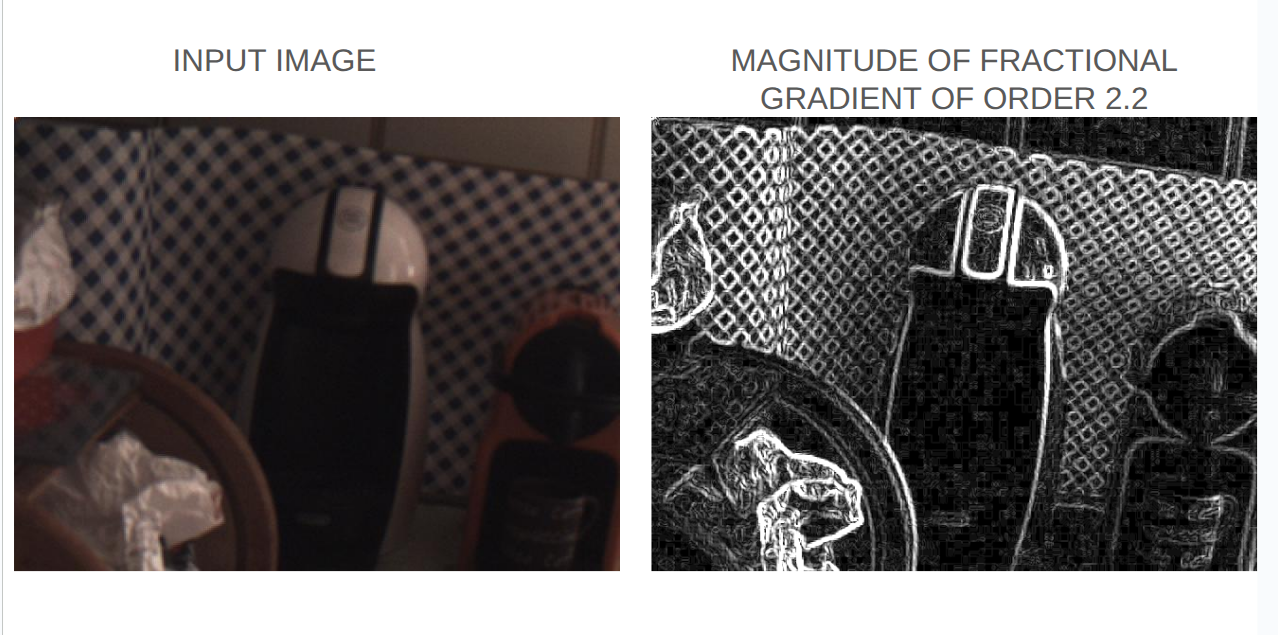
//> input picture example.png, 1278 x 635 px
$ ./fractionalGradient example.png 3 2   (built with g++ and OpenCV 4)
//> lines starting //> are read from the running program, lines starting //| are printed output that depends on the picture

#include <math.h>
#include <stdio.h>
#include <iostream>
#include <fstream>
#include <ctime>
#include <iomanip>

#include <opencv2/core.hpp>
#include <opencv2/highgui.hpp>
#include <opencv2/imgproc/imgproc.hpp>

using namespace std;
using namespace cv;


#define SAVE


// compute kernels for fractional gradient computation -- here the approximation proposed by

double Mnorm (double sigma)
{
  double M = 1 - sigma + sigma/tgamma(sigma);
  return M;
}


Mat
MP2_KernelX (double sigma)
{
  Mat k = Mat::zeros(3, 3, CV_64F);

  double nn = Mnorm(sigma)*tgamma(sigma);

  k.at<double>(0, 0) = (2*tgamma(sigma)*(1-sigma) + 1)/(2*nn);
  k.at<double>(0, 1) = pow(2, sigma-1)/nn;
  k.at<double>(0, 2) = (pow(3, sigma)-1)/(2*nn) ;

  k.at<double>(1, 0) = - (pow(4, sigma) -pow(2, sigma))/(2*nn);
  k.at<double>(1, 2) = -k.at<double>(1, 0);

  k.at<double>(2, 0) = -k.at<double>(0, 2);
  k.at<double>(2, 1) = -k.at<double>(0, 1);
  k.at<double>(2, 2) = -k.at<double>(0, 0);

  return k;
}


Mat
MP2_KernelY (double sigma)
{
  Mat k = Mat::zeros(3, 3, CV_64F);
  double nn = Mnorm(sigma)*tgamma(sigma);

  k.at<double>(0, 0) = -(pow(3, sigma)- 1)/(2*nn);
  k.at<double>(0, 1) = -(pow(4, sigma) - pow(2, sigma))/(2*nn);
  k.at<double>(0, 2) = (2*tgamma(sigma)*(1-sigma) + 1)/(2*nn);

  k.at<double>(1, 0) = -pow(2, sigma-1)/ nn;
  k.at<double>(1, 2) = -k.at<double>(1, 0);

  k.at<double>(2, 0) = -k.at<double>(0, 2);
  k.at<double>(2, 1) = -k.at<double>(0, 1);
  k.at<double>(2, 2) = -k.at<double>(0, 0);

  return k;
}


// show image with real values  (double) -- for visualization task image values are rescaled over [0:255]
void
ShowDoubleImage (Mat dimage, int key)
{
  int    rows = dimage.rows, cols = dimage.cols;
  int    r, c, v;
  double x, range;
  Mat    image;
  double max = -65537;
  double min = -max;

  for(r = 0; r < rows; ++r)
    for(c = 0; c < cols; ++c)
      {
	if(dimage.at<double>(r, c) > max)
	  max = dimage.at<double>(r, c);

	if(dimage.at<double>(r, c) < min)
	  min = dimage.at<double>(r, c);
      }
  range = max - min;

  image.create(rows, cols, 0);

  for(r = 0; r < rows; ++r)
    for(c = 0; c < cols; ++c)
      {
	x = (dimage.at<double>(r, c) - min)/range;
	v = (int)(x*255.0);
	image.at<uchar>(r, c) = v;
      }


 namedWindow("image (double) ", WINDOW_NORMAL);
 imshow("image (double) ", image);
 waitKey(key);


 return;
}

// compute magnitude of fractional gradient with L-infty norm

Mat
ComputeMagnitudeLinf (Mat x, Mat y)
{
  int r, c, nr = x.rows, nc = y.cols;
  Mat m = Mat::zeros(nr, nc, CV_64F);

  for(r = 0; r < nr; ++r)
    for(c = 0; c < nc; ++c)
      {
	m.at<double>(r, c) = abs(x.at<double>(r, c));
	m.at<double>(r, c) = max(m.at<double>(r, c),  abs(y.at<double>(r, c)));
        if(m.at<double>(r, c) > 255)
	   m.at<double>(r, c) = 255;
      }
  return m;
}

/*************************** MAIN PROGRAM *************************************************/

int
main (int argc, char* argv[])
{
  Mat    ima = imread(argv[1]);  // input image
//> ima is the input picture: 635 rows x 1278 cols, CV_8UC3; mean B, G, R 117, 117.4, 120.8
  int    gssize = atoi(argv[2]); // gaussian smoothing; if < 0 no smoothing is performed
//> gssize = 3
  double sigma = atof(argv[3]);  // fractional derivative order
//> sigma = 2

  // convert input (color or gray level) image to double-valued grayscale
  Mat lum, tmp;
  if(ima.type() == CV_8UC3)
    {
      Mat  tmp1;
      cvtColor(ima, tmp, COLOR_BGR2GRAY);
      if(gssize > 0)
	{
	  GaussianBlur(tmp, tmp1, Size(gssize, gssize), 0, 0);
	  tmp1.convertTo(lum, CV_64FC1);
	}
      else
	tmp.convertTo(lum, CV_64FC1);
    }
    else
    {
      if(gssize > 0)
	{
	  GaussianBlur(ima, tmp, Size(gssize, gssize), 0, 0);
	  tmp.convertTo(lum, CV_64FC1);
	}
      else
	ima.convertTo(lum, CV_64FC1); //, 1.0);
    }

  // compute kernels of fractional derivatives with order sigma
  Mat   kernX = MP2_KernelX(sigma);
//> in Mnorm, `double M = 1 - sigma + sigma/tgamma(sigma);`: M = 1
//> in MP2_KernelX, `k.at<double>(0, 0) = (2*tgamma(sigma)*(1-sigma) + 1)/(2*nn);`: k = [[-0.5, 0, 0], [0, 0, 0], [0, 0, 0]]
//> in MP2_KernelX, `k.at<double>(0, 1) = pow(2, sigma-1)/nn;`: k = [[-0.5, 2, 0], [0, 0, 0], [0, 0, 0]]
//> in MP2_KernelX, `k.at<double>(0, 2) = (pow(3, sigma)-1)/(2*nn) ;`: k = [[-0.5, 2, 4], [0, 0, 0], [0, 0, 0]]
//> in MP2_KernelX, `k.at<double>(1, 0) = - (pow(4, sigma) -pow(2, sigma))/(2*nn);`: k = [[-0.5, 2, 4], [-6, 0, 0], [0, 0, 0]]
//> in MP2_KernelX, `k.at<double>(1, 2) = -k.at<double>(1, 0);`: k = [[-0.5, 2, 4], [-6, 0, 6], [0, 0, 0]]
//> in MP2_KernelX, `k.at<double>(2, 0) = -k.at<double>(0, 2);`: k = [[-0.5, 2, 4], [-6, 0, 6], [-4, 0, 0]]
//> in MP2_KernelX, `k.at<double>(2, 1) = -k.at<double>(0, 1);`: k = [[-0.5, 2, 4], [-6, 0, 6], [-4, -2, 0]]
//> in MP2_KernelX, `k.at<double>(2, 2) = -k.at<double>(0, 0);`: k = [[-0.5, 2, 4], [-6, 0, 6], [-4, -2, 0.5]]
//> kernX = [[-0.5, 2, 4], [-6, 0, 6], [-4, -2, 0.5]]
  Mat   kernY = MP2_KernelY(sigma);
//> in MP2_KernelY, `double nn = Mnorm(sigma)*tgamma(sigma);`: nn = 1
//> in MP2_KernelY, `k.at<double>(0, 0) = -(pow(3, sigma)- 1)/(2*nn);`: k = [[-4, 0, 0], [0, 0, 0], [0, 0, 0]]
//> in MP2_KernelY, `k.at<double>(0, 1) = -(pow(4, sigma) - pow(2, sigma))/(2*nn);`: k = [[-4, -6, 0], [0, 0, 0], [0, 0, 0]]
//> in MP2_KernelY, `k.at<double>(0, 2) = (2*tgamma(sigma)*(1-sigma) + 1)/(2*nn);`: k = [[-4, -6, -0.5], [0, 0, 0], [0, 0, 0]]
//> in MP2_KernelY, `k.at<double>(1, 0) = -pow(2, sigma-1)/ nn;`: k = [[-4, -6, -0.5], [-2, 0, 0], [0, 0, 0]]
//> in MP2_KernelY, `k.at<double>(1, 2) = -k.at<double>(1, 0);`: k = [[-4, -6, -0.5], [-2, 0, 2], [0, 0, 0]]
//> in MP2_KernelY, `k.at<double>(2, 0) = -k.at<double>(0, 2);`: k = [[-4, -6, -0.5], [-2, 0, 2], [0.5, 0, 0]]
//> in MP2_KernelY, `k.at<double>(2, 1) = -k.at<double>(0, 1);`: k = [[-4, -6, -0.5], [-2, 0, 2], [0.5, 6, 0]]
//> in MP2_KernelY, `k.at<double>(2, 2) = -k.at<double>(0, 0);`: k = [[-4, -6, -0.5], [-2, 0, 2], [0.5, 6, 4]]
//> kernY = [[-4, -6, -0.5], [-2, 0, 2], [0.5, 6, 4]]

  cout << " Fractional derivatives kernels "<<endl;
  cout << kernX<< endl;
//| [-0.5, 2, 4;
//|  -6, 0, 6;
//|  -4, -2, 0.5]
  cout << " -- " << endl;
  cout << kernY<< endl;
//| [-4, -6, -0.5;
//|  -2, 0, 2;
//|  0.5, 6, 4]


  // compute horizontal and vertical fractional derivatives xgrad and ygrad
  Mat    xgrad, ygrad;

  filter2D(lum, xgrad, -1, kernX, Point( -1, -1 ), 0, BORDER_DEFAULT);
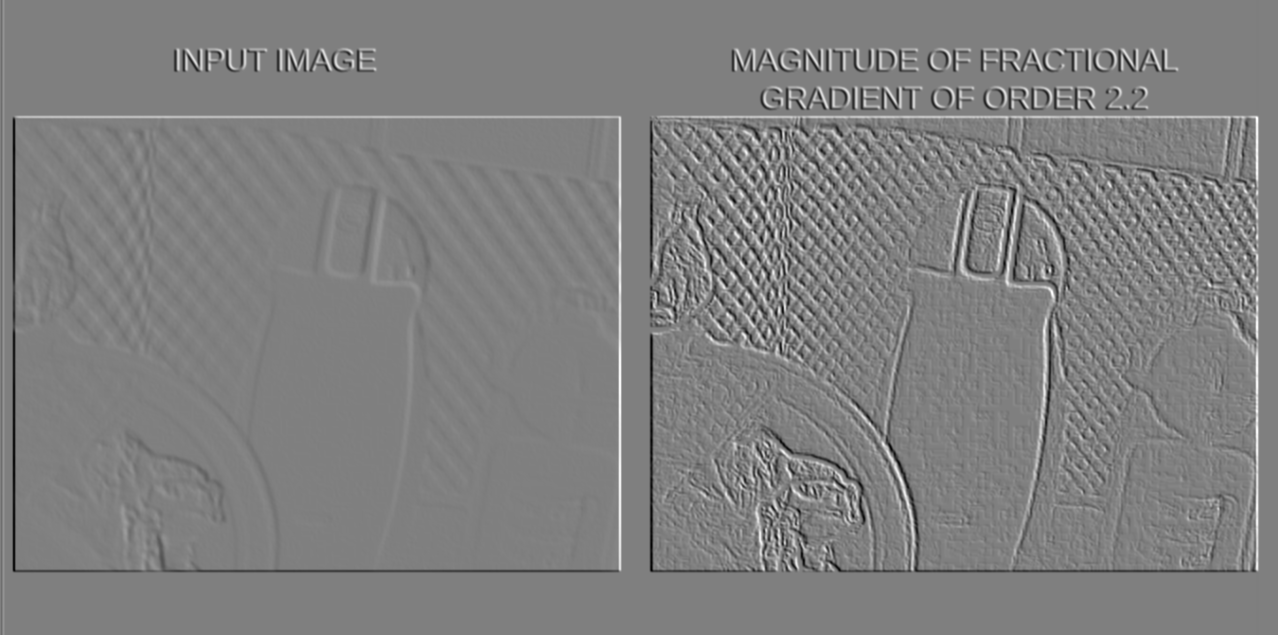
//> xgrad: 635 rows x 1278 cols, CV_64FC1; min -2037, max 2021.5, mean 0.1; drawn with min black and max white
  filter2D(lum, ygrad, -1, kernY, Point( -1, -1 ), 0, BORDER_DEFAULT);
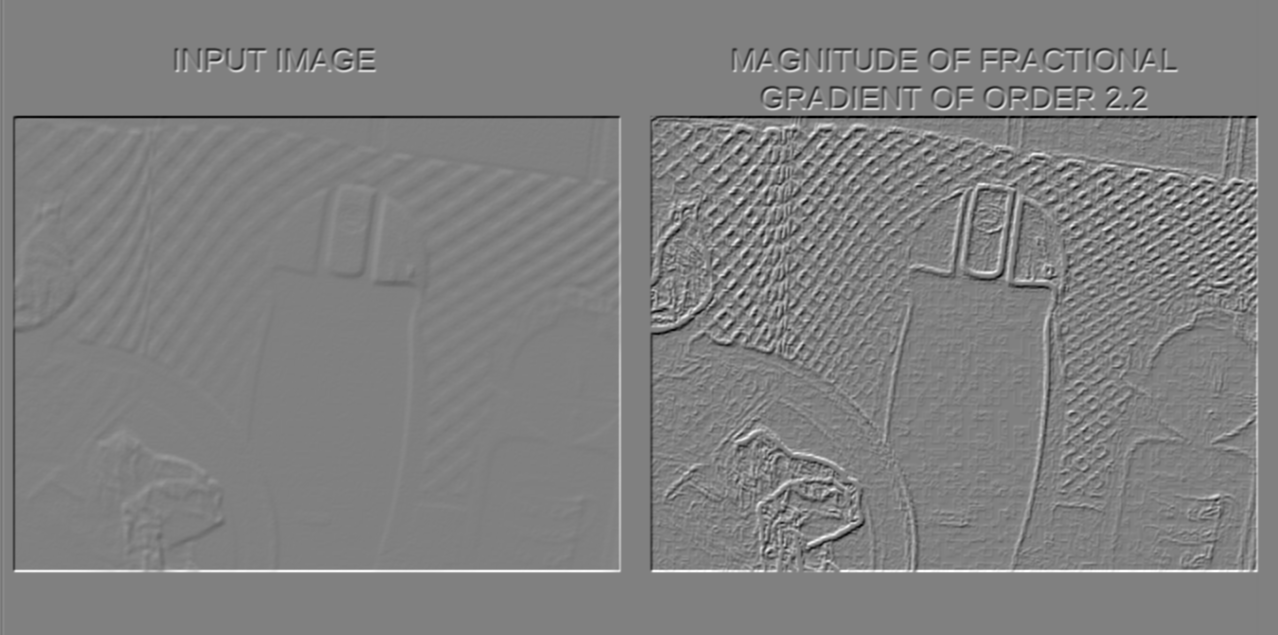
//> ygrad: 635 rows x 1278 cols, CV_64FC1; min -2040.5, max 2007.5, mean 0.1; drawn with min black and max white


  // compute magnitude with Linfty norm
  Mat magn = ComputeMagnitudeLinf (xgrad, ygrad);
//> after the loop in ComputeMagnitudeLinf, `for(r = 0; r < nr; ++r)`:
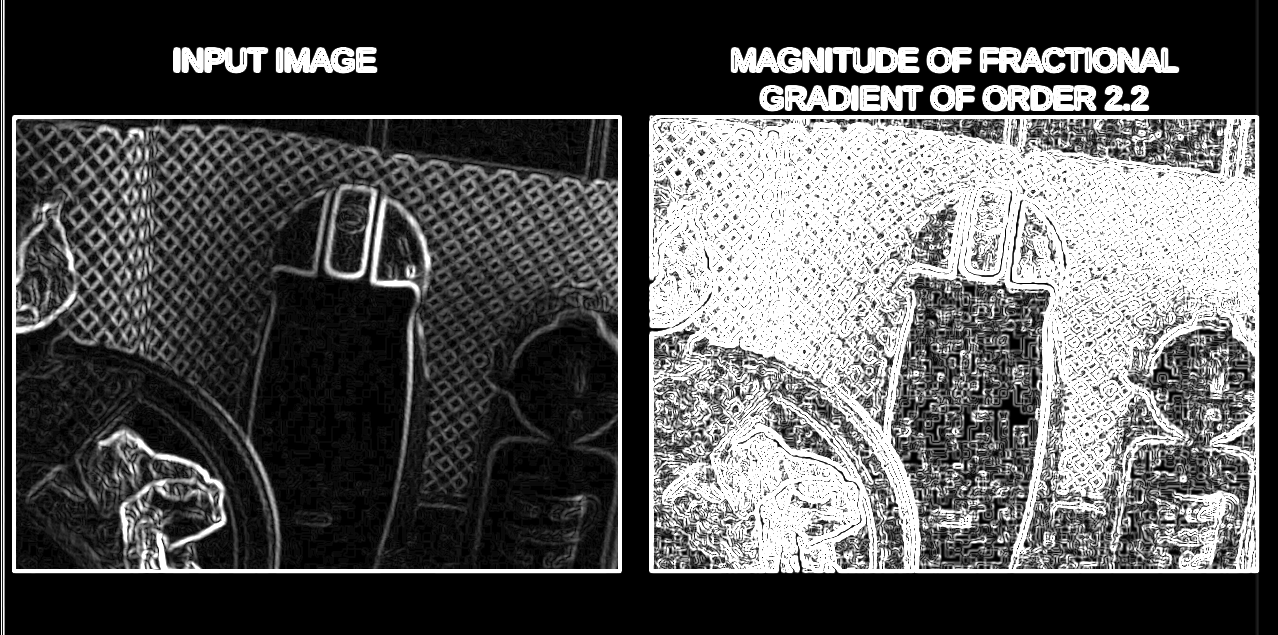
//> m: 635 rows x 1278 cols, CV_64FC1; min 0, max 255, mean 86.9
  ShowDoubleImage(magn, 0);
//> after the loop in ShowDoubleImage, `for(r = 0; r < rows; ++r)`: max = 255; min = 0
//> in ShowDoubleImage, `range = max - min;`: range = 255
//> after the loop in ShowDoubleImage, `for(r = 0; r < rows; ++r)`: x = 0

  imwrite("magn.png", magn);
}
